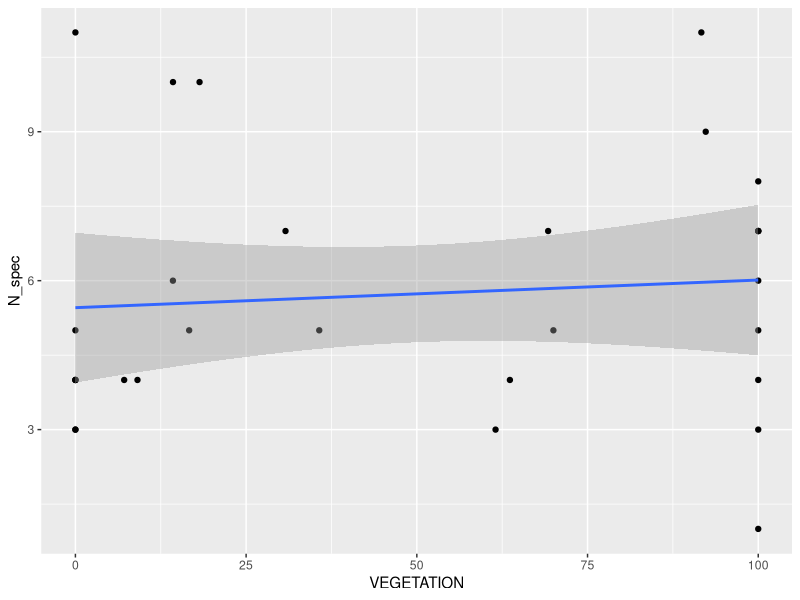
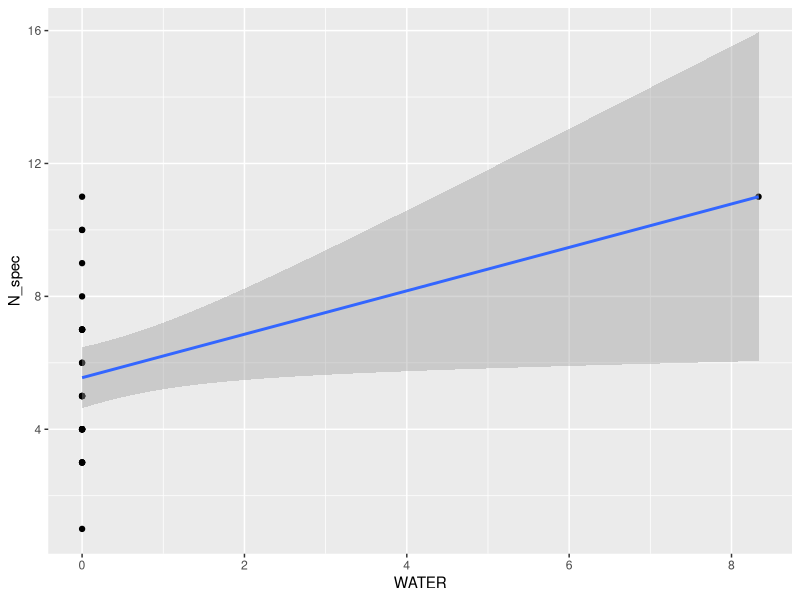
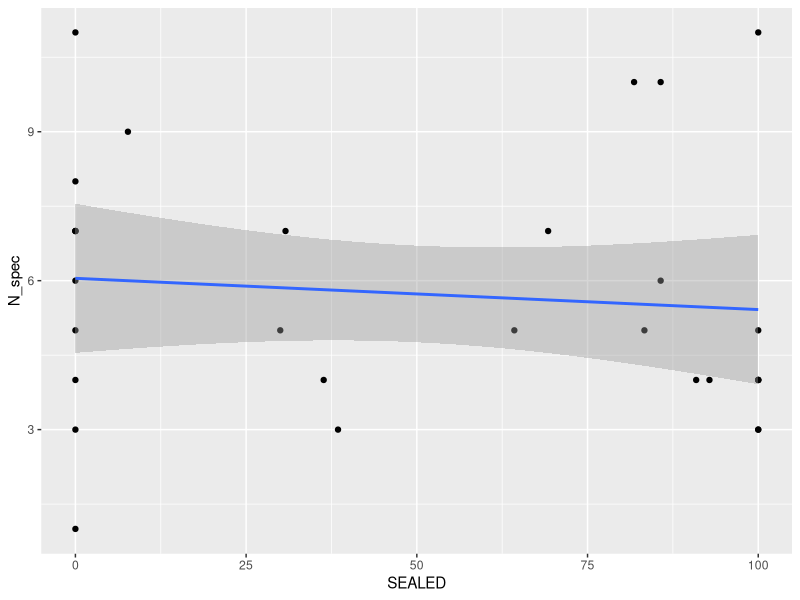
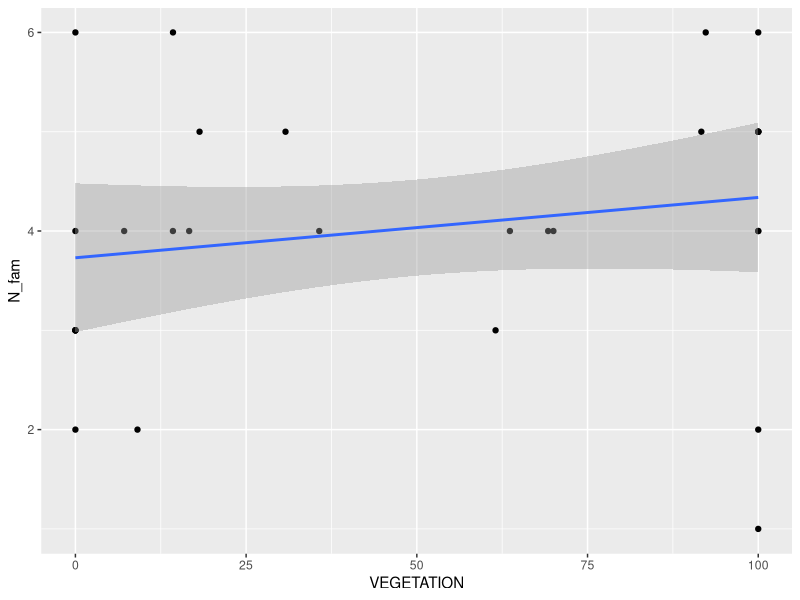
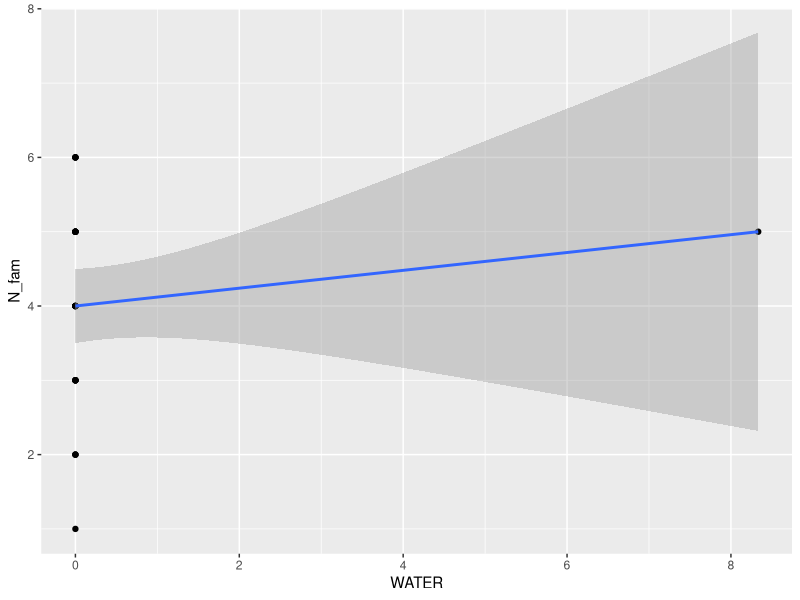
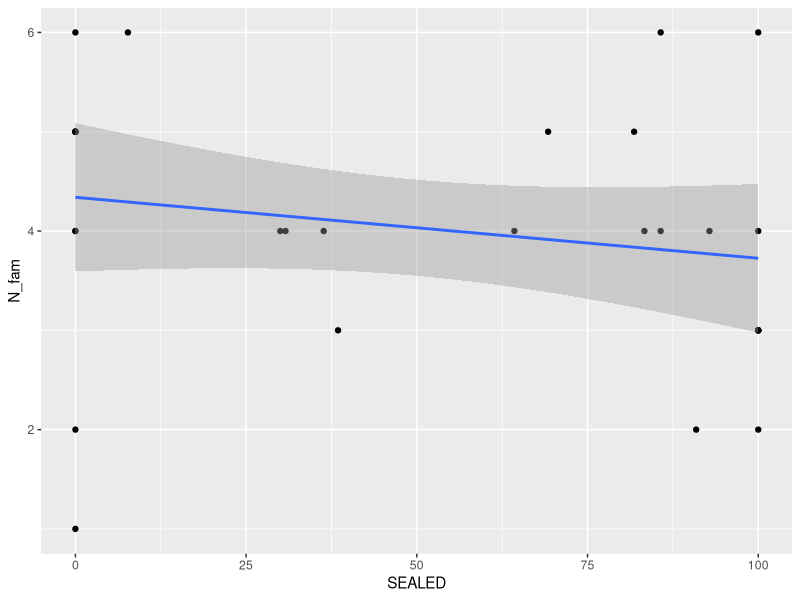
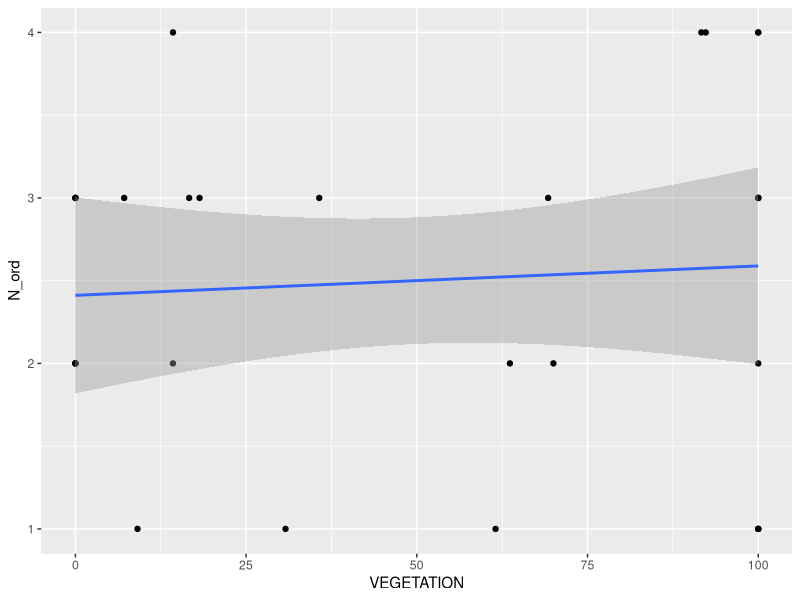
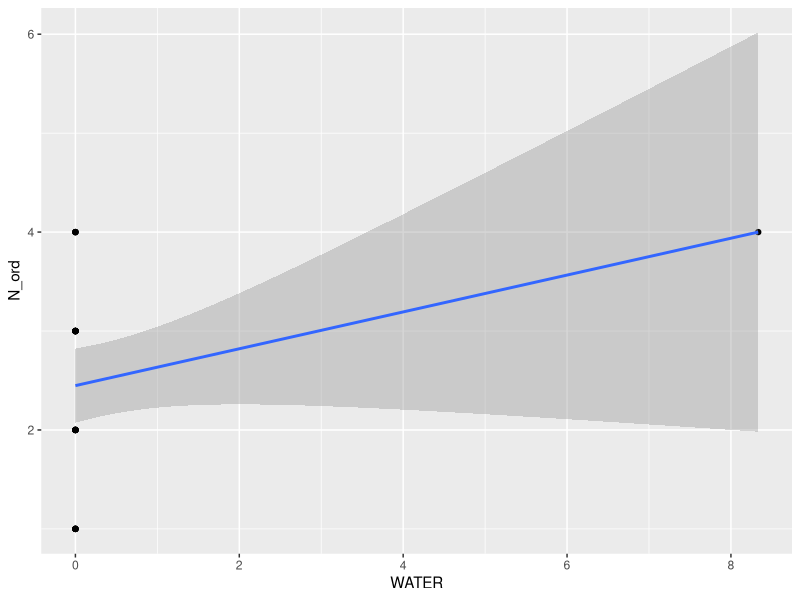

Recreate these plots in R, in order.
library(readxl)
library(tidyverse)
setwd("C:/Users/marta/OneDrive - University of Gdansk/Dydaktyka/Ekologia zwierząt/Animal-Ecology-Lab")


div.data <- read_excel('DiversityDB1.xlsx', sheet = 'Census')

str(div.data)


# przygotowanie danych ze zliczonymi gatunkami

n_spec <- div.data %>% 
  group_by(GRUP, POINT) %>% 
  summarise(N_spec=n(),
            VEGETATION = mean(VEGETATION),
            WATER = mean(WATER),
            SEALED = mean(SEALED))

n_spec <- as.data.frame(n_spec)


n_spec %>% 
  ggplot(aes(y = N_spec, x = VEGETATION)) +
  geom_point() +
  geom_smooth(method = 'lm')

n_spec %>% 
  ggplot(aes(y = N_spec, x = WATER)) +
  geom_point() +
  geom_smooth(method = 'lm')

n_spec %>% 
  ggplot(aes(y = N_spec, x = SEALED)) +
  geom_point() +
  geom_smooth(method = 'lm')


# przygotowanie danych ze zliczonymi rodzinami

n_fam <- div.data %>% 
  group_by(GRUP, POINT) %>% 
  summarise(N_fam=n_distinct(FAMILY),
            VEGETATION = mean(VEGETATION),
            WATER = mean(WATER),
            SEALED = mean(SEALED))

n_fam <- as.data.frame(n_fam)


n_fam %>% ggplot(aes(N_fam, x = VEGETATION)) +
  geom_point() +
  geom_smooth(method = 'lm')

n_fam %>% ggplot(aes(N_fam, x = WATER)) +
  geom_point() +
  geom_smooth(method = 'lm')

n_fam %>% ggplot(aes(N_fam, x = SEALED)) +
  geom_point() +
  geom_smooth(method = 'lm')


# przygotowanie danych ze zliczonymi rzędami

n_ord <- div.data %>% 
  group_by(GRUP, POINT) %>% 
  summarise(N_ord=n_distinct(ORDER),
            VEGETATION = mean(VEGETATION),
            WATER = mean(WATER),
            SEALED = mean(SEALED))


n_ord <- as.data.frame(n_ord)


n_ord %>% ggplot(aes(N_ord, x = VEGETATION)) +
  geom_point() +
  geom_smooth(method = 'lm')

n_ord %>% ggplot(aes(N_ord, x = WATER)) +
  geom_point() +
  geom_smooth(method = 'lm')

n_fam %>% ggplot(aes(N_fam, x = SEALED)) +
  geom_point() +
  geom_smooth(method = 'lm')



# przygotowanie danych ze zliczonymi grupami pokarmowymi

n_food <- div.data %>% 
  group_by(GRUP, POINT) %>% 
  summarise(N_food = n_distinct(FOOD),
            VEGETATION = mean(VEGETATION),
            WATER = mean(WATER),
            SEALED = mean(SEALED))


n_food <- as.data.frame(n_food)


n_food %>% ggplot(aes(N_food, x = VEGETATION)) +
  geom_point() +
  geom_smooth(method = 'lm')

n_food %>% ggplot(aes(N_food, x = WATER)) +
  geom_point() +
  geom_smooth(method = 'lm')

n_food %>% ggplot(aes(N_food, x = SEALED)) +
  geom_point() +
  geom_smooth(method = 'lm')



# przygotowanie danych ze zliczonymi grupami behawioralnymi

n_behav <- div.data %>% 
  group_by(GRUP, POINT) %>% 
  summarise(N_behav = n_distinct(BEHAV),
            VEGETATION = mean(VEGETATION),
            WATER = mean(WATER),
            SEALED = mean(SEALED))


n_behav <- as.data.frame(n_behav)


n_behav %>% ggplot(aes(N_behav, x = VEGETATION)) +
  geom_point() +
  geom_smooth(method = 'lm')

n_behav %>% ggplot(aes(N_behav, x = WATER)) +
  geom_point() +
  geom_smooth(method = 'lm')

n_behav %>% ggplot(aes(N_behav, x = SEALED)) +
  geom_point() +
  geom_smooth(method = 'lm')



# porowanie grup takosnomicznych










